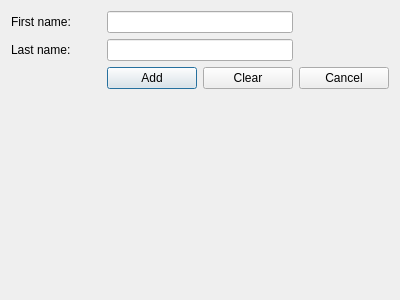
<?xml version="1.0" encoding="UTF-8"?>
<ui version="4.0">
 <class>AddAuthorDialog</class>
 <widget class="QDialog" name="AddAuthorDialog">
  <property name="geometry">
   <rect>
    <x>0</x>
    <y>0</y>
    <width>400</width>
    <height>300</height>
   </rect>
  </property>
  <property name="windowTitle">
   <string>Dialog</string>
  </property>
  <layout class="QVBoxLayout" name="verticalLayout">
   <item>
    <layout class="QGridLayout" name="gridLayout">
     <item row="1" column="0">
      <widget class="QLabel" name="label">
       <property name="text">
        <string>Last name:</string>
       </property>
      </widget>
     </item>
     <item row="2" column="1">
      <widget class="QPushButton" name="addButton">
       <property name="text">
        <string>Add</string>
       </property>
      </widget>
     </item>
     <item row="2" column="2">
      <widget class="QPushButton" name="clearButton">
       <property name="text">
        <string>Clear</string>
       </property>
      </widget>
     </item>
     <item row="0" column="0">
      <widget class="QLabel" name="label_2">
       <property name="text">
        <string>First name:</string>
       </property>
      </widget>
     </item>
     <item row="2" column="3">
      <widget class="QPushButton" name="cancelButton">
       <property name="text">
        <string>Cancel</string>
       </property>
      </widget>
     </item>
     <item row="0" column="1" colspan="2">
      <widget class="QLineEdit" name="firstNameEdit"/>
     </item>
     <item row="1" column="1" colspan="2">
      <widget class="QLineEdit" name="lastNamEdit"/>
     </item>
    </layout>
   </item>
   <item>
    <spacer name="verticalSpacer">
     <property name="orientation">
      <enum>Qt::Vertical</enum>
     </property>
     <property name="sizeHint" stdset="0">
      <size>
       <width>20</width>
       <height>40</height>
      </size>
     </property>
    </spacer>
   </item>
  </layout>
 </widget>
 <resources/>
 <connections/>
</ui>
